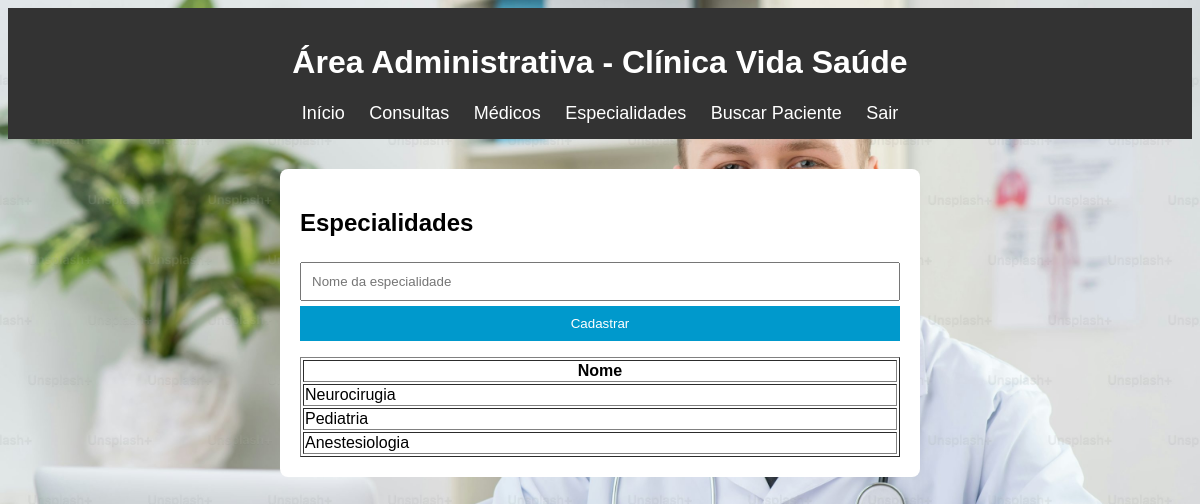
Screenshot of /admin/especialidades.php (signed in) with the database file from the repository.
### tables this page shows
CREATE TABLE `especialidade` (
  `id` int(11) NOT NULL,
  `nome` varchar(100) NOT NULL
);

### admin/especialidades.php (the view, shortened to what this page needs)
<?php
include "../includes/conexao.php";
include "header.php";
$res = mysqli_query($con, "SELECT * FROM especialidade");
?>
<div class="container">
    <h2>Especialidades</h2>
    <form method="POST">
        <input type="text" name="nome" placeholder="Nome da especialidade" required>
        <button type="submit">Cadastrar</button>
    </form>
    <table border="1" width="100%">
        <tr><th>Nome</th></tr>
        <?php while ($r = mysqli_fetch_assoc($res)): ?>
            <tr><td><?= $r['nome'] ?></td></tr>
        <?php endwhile; ?>
    </table>
</div>

### css/estilo.css (style rules this page uses)
.container { width: 600px; margin: 30px auto; background: #fff; padding: 20px; border-radius: 8px; }
input, select { width: 100%; padding: 10px; margin: 5px 0; }
button { background: #0099cc; color: #fff; border: none; padding: 10px; width: 100%; cursor: pointer; }

### rows the page displays
especialidade: nome "Neurocirugia"
especialidade: nome "Pediatria"
especialidade: nome "Anestesiologia"
